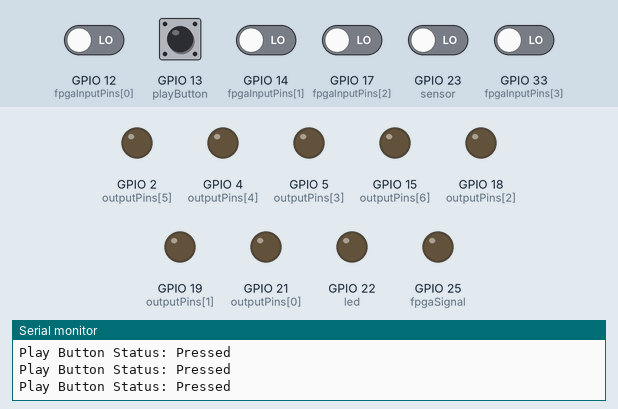
A sketch run on a simulated ESP32. On the bench: output pins drawn as LEDs (lit = HIGH), the last lines printed to the serial monitor. Dashed ring = blinking. Inputs (shaded band) come from the test bench; at power-on: GPIO 12 (fpgaInputPins[0]), GPIO 13 (playButton), GPIO 14 (fpgaInputPins[1]), GPIO 17 (fpgaInputPins[2]), GPIO 23 (sensor), GPIO 33 (fpgaInputPins[3]) LOW. WiFi joins after 1.5 s; servers stay silent unless stated.

Above: at 2.8 s.
2.9 s: GPIO 23 (sensor) driven HIGH
At 3.4 s:
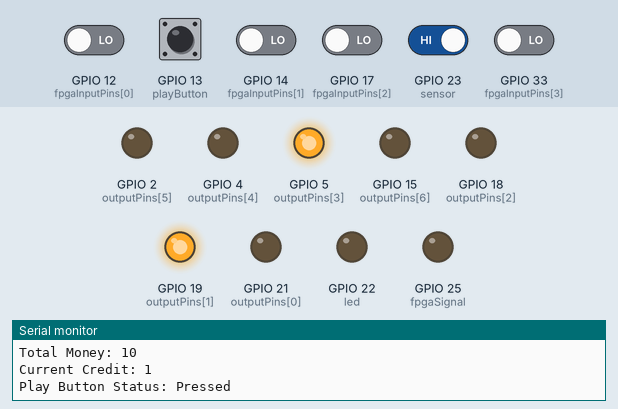
4.4 s: GPIO 13 (playButton) pulled HIGH for 0.15 s
At 4.9 s:
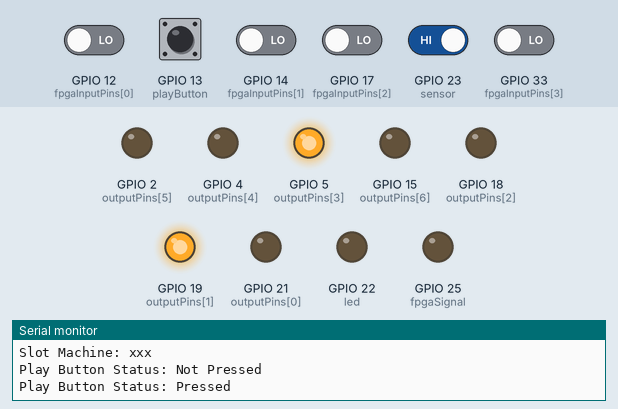
6.0 s: GPIO 13 (playButton) pulled HIGH for 1 s
At 7.4 s:
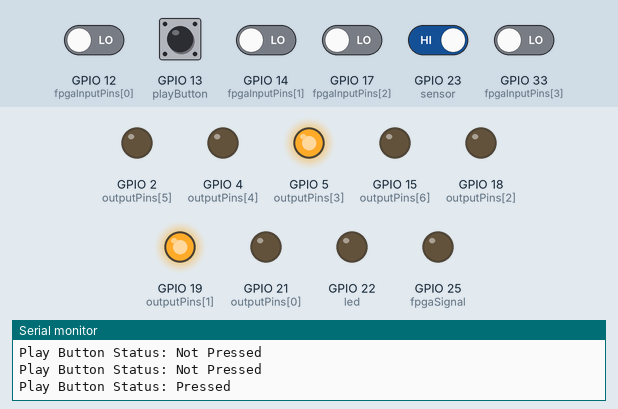
8.5 s: GPIO 13 (playButton) pulsed HIGH 2 times (0.12 s each, 0.3 s apart)
At 8.85 s:
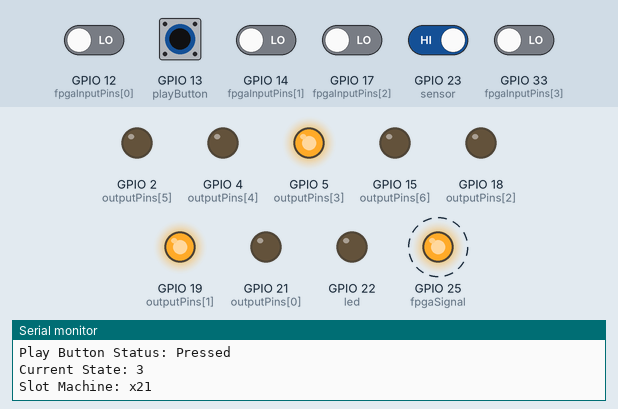
10.6 s: GPIO 12 (fpgaInputPins[0]) driven HIGH and GPIO 13 (playButton) driven HIGH
At 12.1 s:
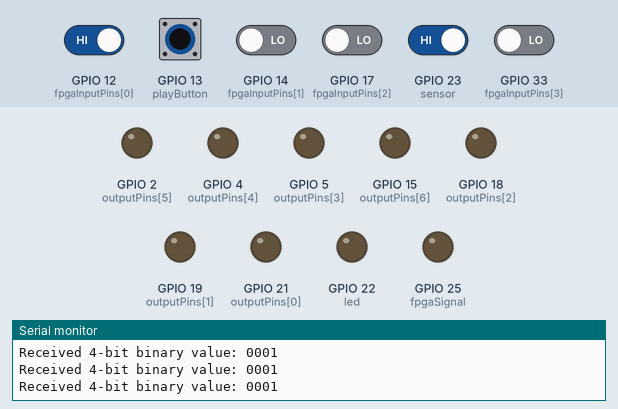
Timing chart, 0 to 13.2 s (numbered marks = the images above; inputs shaded):
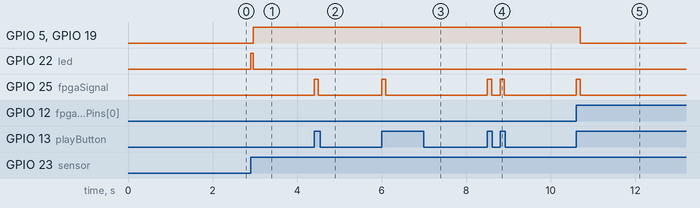

Measured:
- after the input at 2.9 s, GPIO 5 (outputPins[3]), GPIO 19 (outputPins[1]): LOW → HIGH after 0.06 s; GPIO 22 (led): LOW → HIGH at once, → LOW 0.05 s later
- after the input at 4.4 s, GPIO 25 (fpgaSignal): LOW → HIGH at once, → LOW 0.10 s later
- after the input at 6.0 s, GPIO 25 (fpgaSignal): LOW → HIGH at once, → LOW 0.10 s later
- after the input at 8.5 s, GPIO 25 (fpgaSignal): alternates HIGH for 0.10 s and LOW for 0.20 s, 4 changes in all, then stays LOW, starting at once
- after the input at 10.6 s, GPIO 5 (outputPins[3]), GPIO 19 (outputPins[1]): HIGH → LOW after 0.10 s; GPIO 25 (fpgaSignal): LOW → HIGH at once, → LOW 0.10 s later

The sketch:

Final_All.ino
```cpp
#include <TridentTD_LineNotify.h>
#include <WiFi.h>

#define SSID        "Tart"                                  // WiFi name
#define PASSWORD    "Tart1347"                                  // WiFi password
#define LINE_TOKEN  "C9z0GWmi4vGw91Z6zswgRLEIRMCLJhf8RIlnkOp4fP9"  // LINE token

int sensor = 23;           // Sensor pin
int led = 22;              // LED pin
int playButton = 13;       // Button to change state
int fpgaSignal = 25;       // D34 to send state change signal to FPGA
int i = 0;                 // Coin count
int c = 0;                 // Amount in currency
int credit = 0;          // Credits to play
int state = 0;             // Slot machine state
volatile bool playing = false;
volatile bool isCounter = false;
volatile int count = 0;
unsigned long lastInterruptTime = 0; // For debouncing

// Define pins for 7-bit output
int outputPins[7] = {21, 19, 18, 5, 4, 2, 15}; // D21 (LSB), D15 (MSB)

// Define pins for 4-bit input from FPGA
int fpgaInputPins[4] = {12, 14, 17, 33}; // D12 (LSB), D33 (MSB)

void IRAM_ATTR doCounter() {
  unsigned long interruptTime = millis();
  if (interruptTime - lastInterruptTime > 200) {
    isCounter = true;
    count++;
    lastInterruptTime = interruptTime;
  }
}

void setup() {
  Serial.begin(115200);
  Serial.println();
  Serial.println(LINE.getVersion());

  // Connect to WiFi
  WiFi.begin(SSID, PASSWORD);
  Serial.printf("WiFi connecting to %s\n", SSID);
  while (WiFi.status() != WL_CONNECTED) {
    Serial.print(".");
    delay(400);
  }
  Serial.printf("\nWiFi connected\nIP : ");
  Serial.println(WiFi.localIP());

  // Set LINE token
  LINE.setToken(LINE_TOKEN);

  // Pin setup
  pinMode(sensor, INPUT);
  pinMode(led, OUTPUT);
  pinMode(playButton, INPUT);      // Button to change state
  pinMode(fpgaSignal, OUTPUT);     // D34 to send signal to FPGA
  attachInterrupt(digitalPinToInterrupt(sensor), doCounter, RISING);

  // Initialize 7-bit output pins
  for (int j = 0; j < 7; j++) {
    pinMode(outputPins[j], OUTPUT);
  }

  // Initialize FPGA input pins
  for (int j = 0; j < 4; j++) {
    pinMode(fpgaInputPins[j], INPUT);
  }

  // Send initial notification
  LINE.notify("Coin Collector Machine Ready!");
}

void updateOutputPins(int value) {
  for (int j = 0; j < 7; j++) {
    digitalWrite(outputPins[j], (value >> j) & 0x01);
  }
}

void sendStateSignal() {
  // Send a state change signal on D34
  digitalWrite(fpgaSignal, HIGH);
  delay(100);  // Signal duration
  digitalWrite(fpgaSignal, LOW);
}

void readBinaryInput() {
  unsigned long startTime = millis(); // Record the start time
  bool shouldPrint = false;

  int bit0 = digitalRead(fpgaInputPins[0]); // LSB (D12)
  int bit1 = digitalRead(fpgaInputPins[1]); // D14
  int bit2 = digitalRead(fpgaInputPins[2]); // D17
  int bit3 = digitalRead(fpgaInputPins[3]); // MSB (D33)

  // Interpret the 4-bit binary input as a single integer
  int fpgaInput = (bit3 << 3) | (bit2 << 2) | (bit1 << 1) | bit0;

  // Check for specific binary values
  if (fpgaInput == 0b1000) { // 1000 in binary
    LINE.notify("You won LLL, 10 points");
  } else if (fpgaInput == 0b0100) { // 0100 in binary
    LINE.notify("You won 777, 100 points");
  } else if (fpgaInput == 0b0010) { // 0010 in binary
    LINE.notify("You won 888, 50 points");
  } else if (fpgaInput == 0b0001) { // 0001 in binary
    LINE.notify("You won CCC, 20 points");
  }

  // Determine if any bit is 1
  if (bit0 || bit1 || bit2 || bit3) {
    shouldPrint = true;
  }

  // Print the binary value if any bit is not zero, for 2 seconds
  if (shouldPrint) {
    while (millis() - startTime < 2000) {  // Continue for 2 seconds
      Serial.print("Received 4-bit binary value: ");
      Serial.print(bit3);  // MSB
      Serial.print(bit2);
      Serial.print(bit1);
      Serial.println(bit0); // LSB
      delay(500);  // Adjust delay as needed for frequency of printing
    }
  }
}

void startSlotMachine() {
  Serial.print("Current State: ");
  Serial.println(state);

  switch (state) {
    case 0:  // Initial state: xxx
      Serial.println("Slot Machine: xxx");
      sendStateSignal();  // Send signal to move to next state
      state = 1;
      break;
    case 1:  // Random number run 3xx
      Serial.println("Slot Machine: Randomizing 3xx");
      sendStateSignal();
      state = 2;
      break;
    case 2:  // Display xx1
      Serial.println("Slot Machine: xx1");
      sendStateSignal();
      state = 3;
      break;
    case 3:  // Display x21
      Serial.println("Slot Machine: x21");
      sendStateSignal();
      state = 4;
      break;
    case 4:  // Display 321 and reset to initial state
      Serial.println("Slot Machine: 321");
      sendStateSignal();
      state = 0;
      credit -= 1;   // Deduct one credit
      c -= 10;       // Deduct 10 baht from total currency
      updateOutputPins(c);  // Update display to show new amount
      Serial.print("Remaining Credit: ");
      Serial.println(credit);
      Serial.print("Remaining Money: ");
      Serial.println(c);
      if (c < 0) c = 0;  // Ensure currency doesn't go negative

      String message = "เล่นเสร็จ\nจำนวนเงินที่เหลือ: " + String(c) + " บาท | จำนวนเครดิตที่เหลือ: " + String(credit);
      LINE.notify(message);
      break;
  }
}

void loop() {
  if (isCounter) {
    isCounter = false;
    if (count > 0) {
      i++;  // Increment coin count
      c += 10;  // Add 10 baht to total currency amount
      credit = c / 10;  // Calculate credits based on total amount

      Serial.print("Coin Count: ");
      Serial.println(i);
      Serial.print("Total Money: ");
      Serial.println(c);
      Serial.print("Current Credit: ");
      Serial.println(credit);

      digitalWrite(led, HIGH);
      delay(50);
      digitalWrite(led, LOW);

      count = 0;


      String message = "จำนวนเหรียญ: " + String(i) + " | จำนวนเงิน: " + String(c) + " บาท | จำนวนเครดิต: " + String(credit);
      LINE.notify(message);

      updateOutputPins(c);  // Send the amount as binary to FPGA
    }
  }

  bool buttonPressed = (digitalRead(playButton) == LOW);
  Serial.print("Play Button Status: ");
  Serial.println(buttonPressed ? "Pressed" : "Not Pressed");
  delay(50);

  if (buttonPressed && credit > 0) {
    delay(10); // Debounce delay
    while (digitalRead(playButton) == LOW); // Wait for button release
    startSlotMachine();       // Progress through slot machine states
    readBinaryInput();        // Read and display binary input from FPGA
  }
}
```
